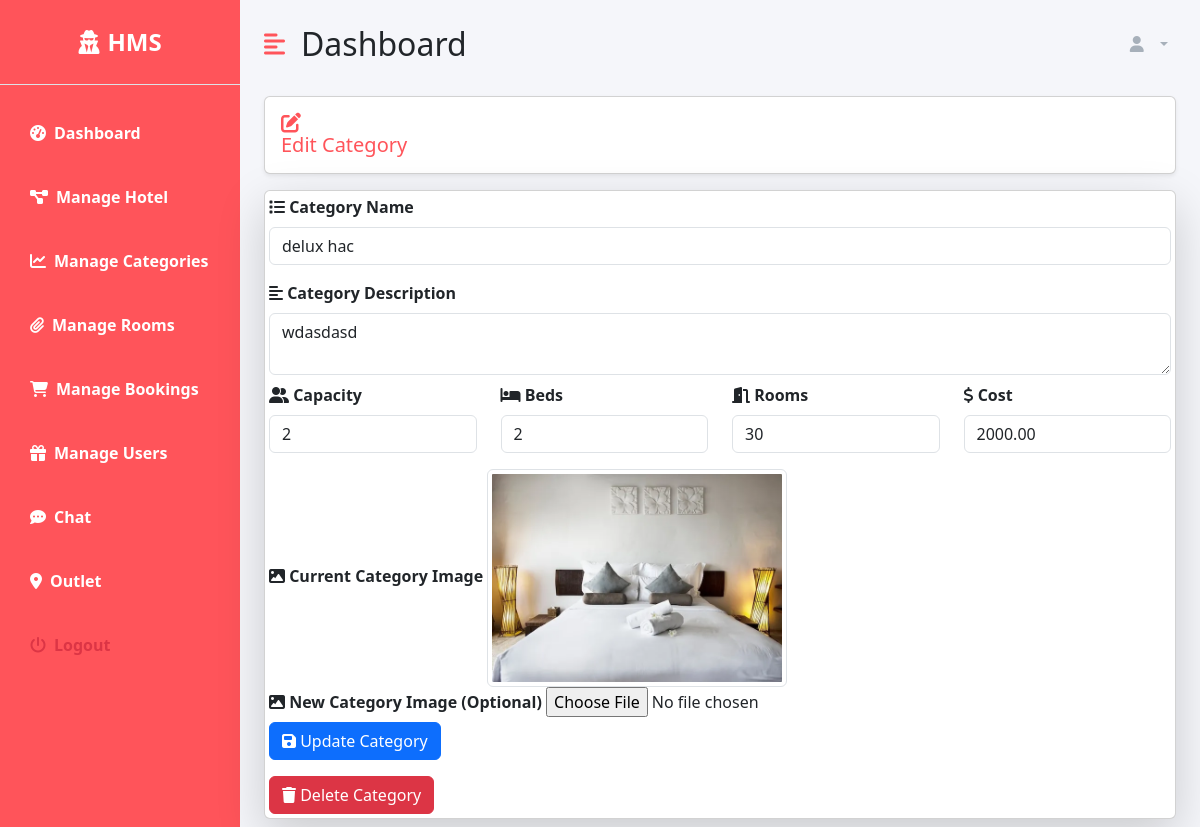
Page /dashboard/category/1 on the committed database.
### hotel/models.py (models this page shows, shortened)
class RoomCategory(models.Model):
    name = models.CharField(max_length=255)
    description = models.TextField()
    capacity = models.IntegerField()
    beds = models.IntegerField()
    rooms = models.IntegerField()
    cost = models.DecimalField(max_digits=10, decimal_places=2)
    added_on = models.DateTimeField(auto_now_add=True)
    image = models.ImageField(upload_to="room_category_images")

### dashboard/views.py (the view)
# urls.py: path('category/<int:category_id>' , views.category_detail , name='category-detail'),
def category_detail(request, category_id):
    category = get_object_or_404(RoomCategory, pk=category_id)
    context = {
        'category': category,
    }
    return render(request, 'dashboard/hotel/edit_category.html', context)

### templates/dashboard/hotel/edit_category.html (shortened to what this page needs)
{% extends 'dashboard/base.html' %}
{% load static %}
{% block content %}
    <div class="row">
        <div class="col-md-12">
            <h5 class="m-2 primary-text card shadow-sm p-3">
                <i class="fas fa-edit"></i> Edit Category
            </h5>
        </div>
    </div>
    <div class="card shadow-lg m-2">
        <div class="col-md-12 p-1">
            <form method="post" action="{% url 'dashboard:edit-category' %}" enctype="multipart/form-data">
                <div class="mb-3">
                    <div class="form-group">
                        <label for="name" class="form-label fw-bold">
                            <i class="fas fa-list"></i> Category Name
                        </label>
                        <input type="text" class="form-control" id="name" name="name" value="{{ category.name }}" required>
                    </div>
                </div>
                <div class="form-group">
                    <label for="description" class="form-label fw-bold">
                        <i class="fas fa-align-left"></i> Category Description
                    </label>
                    <textarea class="form-control" id="description" name="description" required>{{ category.description }}</textarea>
                </div>
                <div class="row mt-2">
                    <div class="mb-3 col-md-3 col-xl-3 col-sm-6">
                        <div class="form-group">
                            <label for="capacity" class="form-label fw-bold">
                                <i class="fas fa-user-friends"></i> Capacity
                            </label>
                            <input type="number" class="form-control" id="capacity" name="capacity" value="{{ category.capacity }}" required>
                        </div>
                    </div>
                    <div class="mb-3 col-md-3 col-xl-3 col-sm-6">
                        <div class="form-group">
                            <label for="beds" class="form-label fw-bold">
                                <i class="fas fa-bed"></i> Beds
                            </label>
                            <input type="number" class="form-control" id="beds" name="beds" value="{{ category.beds }}" required>
                        </div>
                    </div>
                    <div class="mb-3 col-md-3 col-xl-3 col-sm-6">
                        <div class="form-group">
                            <label for="rooms" class="form-label fw-bold">
                                <i class="fas fa-door-open"></i> Rooms
                            </label>
                            <input type="number" class="form-control" id="rooms" name="rooms" value="{{ category.rooms }}" required>
                        </div>
                    </div>
                    <div class="mb-3 col-md-3 col-xl-3 col-sm-6">
                        <div class="form-group">
                            <label for="cost" class="form-label fw-bold">
                                <i class="fas fa-dollar-sign"></i> Cost
                            </label>
                            <input type="text" class="form-control" id="cost" name="cost" value="{{ category.cost }}" required>
                        </div>
                    </div>
                </div>
                <div class="form-group">
                    <label for="image" class="form-label fw-bold">
                        <i class="fas fa-image"></i> Current Category Image
                    </label>
                    <img src="{{ category.image.url }}" alt="{{ category.name }}" class="img-thumbnail" width="300px">
                </div>
                <div class="form-group">
                    <label for="new_image" class="form-label fw-bold">
                        <i class="fas fa-image"></i> New Category Image (Optional)
                    </label>
                    <input type="file" class="form-control-file" id="image" name="new_image">
                </div>
                <div class="form-group">
                    <button type="submit" class="btn btn-primary">
                        <i class="fas fa-save"></i> Update Category
                    </button>
                </div>
            </form>
            <form method="post" action="{% url 'dashboard:delete-category' %}" class="mt-3">
                <button type="button" class="btn btn-danger" data-bs-toggle="modal" data-bs-target="#confirmDeleteModal">
                    <i class="fas fa-trash"></i> Delete Category
                </button>
            </form>
        </div>
    </div>
{% endblock %}

### static/dashboard/style.css (style rules this page uses)
:root { --main-bg-color: #ff545a; --main-text-color: #ff545a; --second-text-color : #a7b0ba; --second-bg-color : #f5f6fa; }
.primary-text { color: var(--main-text-color); }

### rows in the picture
RoomCategory: name "delux hac", description "wdasdasd", capacity "2", beds "2", rooms "30", cost "2000.00", image (picture)
